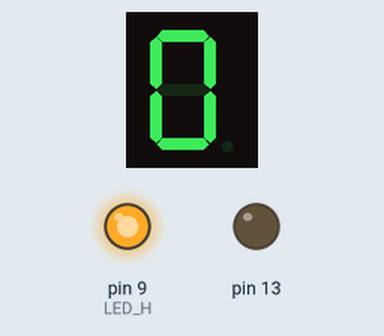
Simulated run of this sketch. Board: Arduino Uno, built with avr-gcc and run on an emulated ATmega328P. On the bench: 1-digit seven-segment display, output pins drawn as LEDs (lit = HIGH). Wiring (inferred from the names in the program): 1-digit 7-segment display, segments lit when LOW: segments pin 2, pin 3, pin 4, pin 5, pin 6, pin 7, pin 8. The segment pins are drawn as the display they are named for; pins used as bus, display or sensor lines are not drawn.

Above: at 0.1 s.
At 1.1 s:
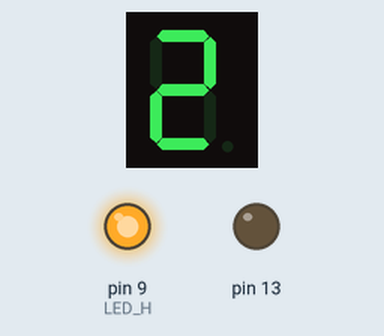
At 2.6 s:
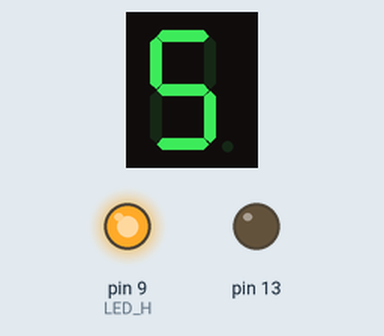
At 5.1 s:
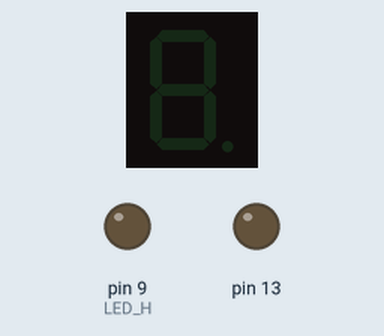
Timing chart, 0 to 40.0 s (numbered marks = the images above):
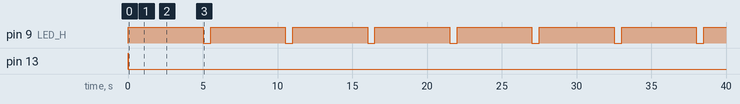

Measured:
- by itself, pin 9 (LED_H): alternates HIGH for 5.0 s and LOW for 0.50 s
- by itself, everything shown: repeats every 5.5 s, in 11 steps
- what the display in image 0 shows lasts 0.5 s, from 0.0 s to 0.5 s

The sketch:

_7segment.ino
```cpp
const int LED_A = 2;
const int LED_B = 3;
const int LED_C = 4;
const int LED_D = 5;
const int LED_E = 6;
const int LED_F = 7;
const int LED_G = 8;
const int LED_H = 9;

void setup() {
  pinMode(13, OUTPUT);

  digitalWrite(13, HIGH);   // set the LED on
  delay(10);              // wait for a second
  digitalWrite(13, LOW);    // set the LED off
  delay(10);              // wait for a second

  pinMode(LED_A, OUTPUT);   // led are output for low will be on
  pinMode(LED_B, OUTPUT);   // led 2 is output
  pinMode(LED_C, OUTPUT);   // led 3 is output
  pinMode(LED_D, OUTPUT);   // led 4 is output
  pinMode(LED_E, OUTPUT);   // led 5 is output
  pinMode(LED_F, OUTPUT);   // led 6 is output
  pinMode(LED_G, OUTPUT);   // led 7 is output
  pinMode(LED_H, OUTPUT);   // led 8 is output

  digitalWrite(LED_A, HIGH);  // stops power to led 1
  digitalWrite(LED_B, HIGH);  // stops power to led 2
  digitalWrite(LED_C, HIGH);  // stops power to led 3
  digitalWrite(LED_D, HIGH);  // stops power to led 4
  digitalWrite(LED_E, HIGH);  // stops power to led 5
  digitalWrite(LED_F, HIGH);  // stops power to led 6
  digitalWrite(LED_G, HIGH);  // stops power to led 7
  digitalWrite(LED_H, HIGH);  // stops power to led 8
}

void loop() {
  digitalWrite(LED_A, LOW);  // stops power to led 1
  digitalWrite(LED_B, LOW);  // stops power to led 2
  digitalWrite(LED_C, LOW);  // stops power to led 3
  digitalWrite(LED_D, LOW);  // stops power to led 4
  digitalWrite(LED_E, LOW);  // stops power to led 5
  digitalWrite(LED_F, LOW);  // stops power to led 6
  digitalWrite(LED_G, HIGH);  // stops power to led 7
  digitalWrite(LED_H, HIGH);  // stops power to led 8

  delay(500);   // delays before starting

  digitalWrite(LED_A, HIGH);  // stops power to led 1
  digitalWrite(LED_B, LOW);  // stops power to led 2
  digitalWrite(LED_C, LOW);  // stops power to led 3
  digitalWrite(LED_D, HIGH);  // stops power to led 4
  digitalWrite(LED_E, HIGH);  // stops power to led 5
  digitalWrite(LED_F, HIGH);  // stops power to led 6
  digitalWrite(LED_G, HIGH);  // stops power to led 7
  digitalWrite(LED_H, HIGH);  // stops power to led 8

  delay(500);   // delays before starting

  digitalWrite(LED_A, LOW);  // stops power to led 1
  digitalWrite(LED_B, LOW);  // stops power to led 2
  digitalWrite(LED_C, HIGH);  // stops power to led 3
  digitalWrite(LED_D, LOW);  // stops power to led 4
  digitalWrite(LED_E, LOW);  // stops power to led 5
  digitalWrite(LED_F, HIGH);  // stops power to led 6
  digitalWrite(LED_G, LOW);  // stops power to led 7
  digitalWrite(LED_H, HIGH);  // stops power to led 8

  delay(500);   // delays before starting

  digitalWrite(LED_A, LOW);  // stops power to led 1
  digitalWrite(LED_B, LOW);  // stops power to led 2
  digitalWrite(LED_C, LOW);  // stops power to led 3
  digitalWrite(LED_D, LOW);  // stops power to led 4
  digitalWrite(LED_E, HIGH);  // stops power to led 5
  digitalWrite(LED_F, HIGH);  // stops power to led 6
  digitalWrite(LED_G, LOW);  // stops power to led 7
  digitalWrite(LED_H, HIGH);  // stops power to led 8

  delay(500);   // delays before starting

  digitalWrite(LED_A, HIGH);  // stops power to led 1
  digitalWrite(LED_B, LOW);  // stops power to led 2
  digitalWrite(LED_C, LOW);  // stops power to led 3
  digitalWrite(LED_D, HIGH);  // stops power to led 4
  digitalWrite(LED_E, HIGH);  // stops power to led 5
  digitalWrite(LED_F, LOW);  // stops power to led 6
  digitalWrite(LED_G, LOW);  // stops power to led 7
  digitalWrite(LED_H, HIGH);  // stops power to led 8

  delay(500);   // delays before starting

  digitalWrite(LED_A, LOW);  // stops power to led 1
  digitalWrite(LED_B, HIGH);  // stops power to led 2
  digitalWrite(LED_C, LOW);  // stops power to led 3
  digitalWrite(LED_D, LOW);  // stops power to led 4
  digitalWrite(LED_E, HIGH);  // stops power to led 5
  digitalWrite(LED_F, LOW);  // stops power to led 6
  digitalWrite(LED_G, LOW);  // stops power to led 7
  digitalWrite(LED_H, HIGH);  // stops power to led 8

  delay(500);   // delays before starting

  digitalWrite(LED_A, LOW);  // stops power to led 1
  digitalWrite(LED_B, HIGH);  // stops power to led 2
  digitalWrite(LED_C, LOW);  // stops power to led 3
  digitalWrite(LED_D, LOW);  // stops power to led 4
  digitalWrite(LED_E, LOW);  // stops power to led 5
  digitalWrite(LED_F, LOW);  // stops power to led 6
  digitalWrite(LED_G, LOW);  // stops power to led 7
  digitalWrite(LED_H, HIGH);  // stops power to led 8

  delay(500);   // delays before starting

  digitalWrite(LED_A, LOW);  // stops power to led 1
  digitalWrite(LED_B, LOW);  // stops power to led 2
  digitalWrite(LED_C, LOW);  // stops power to led 3
  digitalWrite(LED_D, HIGH);  // stops power to led 4
  digitalWrite(LED_E, HIGH);  // stops power to led 5
  digitalWrite(LED_F, HIGH);  // stops power to led 6
  digitalWrite(LED_G, HIGH);  // stops power to led 7
  digitalWrite(LED_H, HIGH);  // stops power to led 8

  delay(500);   // delays before starting

  digitalWrite(LED_A, LOW);  // stops power to led 1
  digitalWrite(LED_B, LOW);  // stops power to led 2
  digitalWrite(LED_C, LOW);  // stops power to led 3
  digitalWrite(LED_D, LOW);  // stops power to led 4
  digitalWrite(LED_E, LOW);  // stops power to led 5
  digitalWrite(LED_F, LOW);  // stops power to led 6
  digitalWrite(LED_G, LOW);  // stops power to led 7
  digitalWrite(LED_H, HIGH);  // stops power to led 8

  delay(500);   // delays before starting

  digitalWrite(LED_A, LOW);  // stops power to led 1
  digitalWrite(LED_B, LOW);  // stops power to led 2
  digitalWrite(LED_C, LOW);  // stops power to led 3
  digitalWrite(LED_D, LOW);  // stops power to led 4
  digitalWrite(LED_E, HIGH);  // stops power to led 5
  digitalWrite(LED_F, LOW);  // stops power to led 6
  digitalWrite(LED_G, LOW);  // stops power to led 7
  digitalWrite(LED_H, HIGH);  // stops power to led 8

  delay(500);   // delays before starting

  digitalWrite(LED_A, HIGH);  // stops power to led 1
  digitalWrite(LED_B, HIGH);  // stops power to led 2
  digitalWrite(LED_C, HIGH);  // stops power to led 3
  digitalWrite(LED_D, HIGH);  // stops power to led 4
  digitalWrite(LED_E, HIGH);  // stops power to led 5
  digitalWrite(LED_F, HIGH);  // stops power to led 6
  digitalWrite(LED_G, HIGH);  // stops power to led 7
  digitalWrite(LED_H, LOW);  // stops power to led 8

  delay(500);   // delays before starting
}
```
